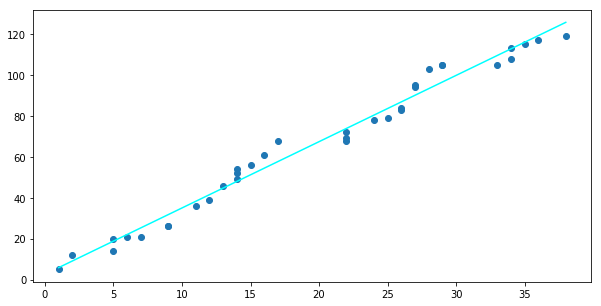

This chart was generated by the following Python code:
# Test OLS

import numpy as np
import pandas as pd
import matplotlib.pyplot as plt
import statsmodels.api as sm

raw_set = pd.read_excel('OLS_testset.xlsx')
#raw_set.describe()

figols =plt.figure(figsize = (10, 5))
subfigols = figols.add_subplot(1,1,1)
dep_v = raw_set['y']
indep_v = raw_set['x']

subfigols.scatter(x = indep_v, y = dep_v)

x_reg = sm.add_constant(indep_v)
results = sm.OLS(dep_v, x_reg).fit()
b0, b1 = results.params

subfigols.plot(indep_v, b0 + b1 * indep_v)

print(results.summary())
